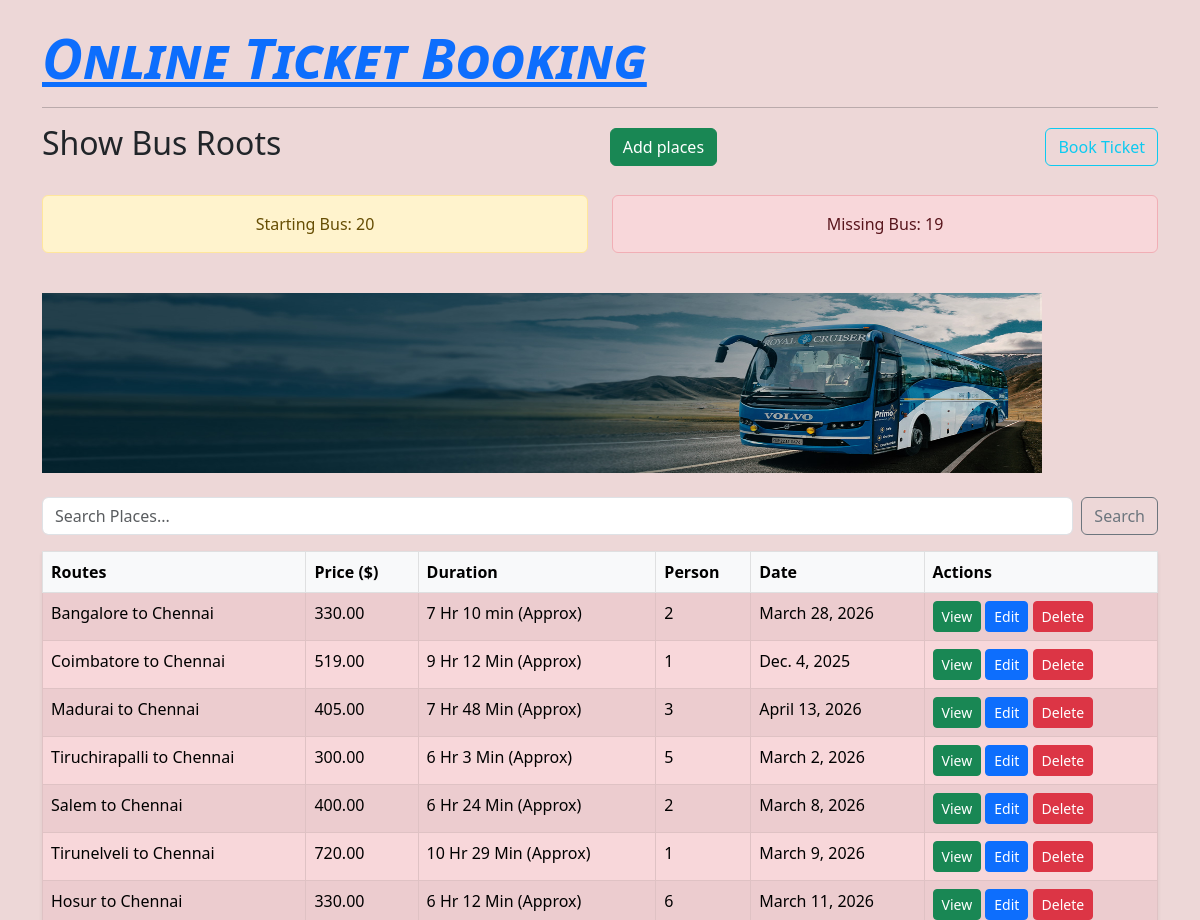
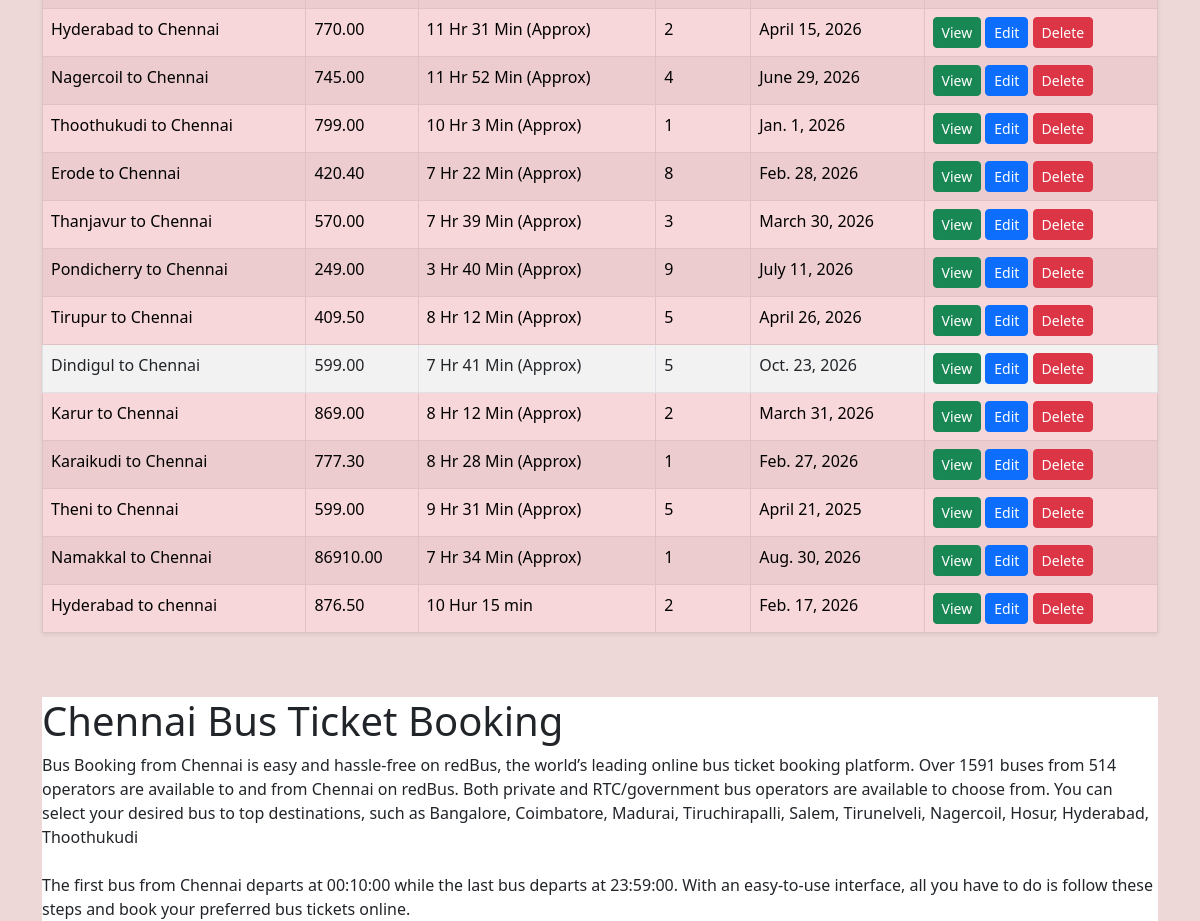
The page / on the database its author committed (2 pictures, top to bottom).
### ticket/models.py (models this page shows, shortened)
class Bus(models.Model):
    routes = models.CharField(max_length=100)
    description = models.TextField()
    price = models.DecimalField(max_digits=8, decimal_places=2)
    durations = models.CharField(max_length=100)
    person = models.IntegerField(null=True,blank=True)
    date = models.DateField()

### ticket/views.py (the view)
# urls.py: 2. Add a URL to urlpatterns:  path('', views.home, name='home')
def home(request):
    query = request.GET.get('q')
    buss = Bus.objects.all()
    if query:
        buss = buss.filter(routes__icontains=query)
    stats = {
        'total' : buss.count(),
        'expired' : buss.filter(date__lt=date.today()).count(),
        'available' : buss.filter(durations__gt=0).count(),
        'person' : buss.count(),
    }
    return render(request, 'home.html',{
        'buss' : buss,
        'stats' : stats,
        'today' : date.today()      # for highlighting missing bus roots
    })

### ticket/templates/home.html
{% extends 'base.html' %} {% load static %} {% block content %}
<div class="d-flex justify-content-between align-items-center mb-4">
  <h2>Show Bus Roots</h2>
  <a href="{% url 'add-place' %}" class="btn btn-success"> Add places</a>
  <button id="ticketBtn" class="btn btn-outline-info">Book Ticket</button>
</div>
<div class="row text-center mb-4">
  <div class="col">
    <div class="alert alert-warning">Starting Bus: {{ stats.total }}</div>
  </div>
  <div class="col">
    <div class="alert alert-danger">Missing Bus: {{ stats.expired }}</div>
  </div>
</div>
<img
  src="{% static 'royal.jpg' %}"
  alt="Bus Image "
  width="1000px"
  height="180px"
/>
<br />
<br />
<form method="GET" class="d-flex mb-3" id="searchForm">
  <input
    name="q"
    class="form-control me-2"
    placeholder="Search Places..."
    value="{{ request.GET.q }}"
    id="searchInput"
  />
  <button class="btn btn-outline-secondary" id="searchForm">Search</button>
</form>
<table class="table table-bordered table-striped shadow-sm" id="busTable">
  <thead class="table-light">
    <tr>
      <th>Routes</th>
      <th>Price ($)</th>
      <th>Duration</th>
      <th>Person</th>
      <th>Date</th>
      <th>Actions</th>
    </tr>
  </thead>
  <tbody>
    {% for ticket in buss %}
    <tr
      class="{% if ticket.date < today %}table-danger{% elif ticket.person == 0 %}table-warning{% endif %}"
    >
      <td>{{ ticket.routes }}</td>
      <td>{{ ticket.price }}</td>
      <td>{{ ticket.durations }}</td>
      <td>{{ ticket.person }}</td>
      <td>{{ ticket.date }}</td>
      <td>
        <a
          href="{% url 'tic-detail' ticket.id %}"
          class="btn btn-success btn-sm"
          data-bs-toggle="tooltip"
          data-bs-placement="top"
          title="View Details"
          >View</a
        >
        <a
          href="{% url 'edit-bus' ticket.id %}"
          class="btn btn-primary btn-sm"
          data-bs-toggle="tooltip"
          data-bs-placement="top"
          title="Edit Bus"
          >Edit</a
        >
        <a
          href="{% url 'delete-bus' ticket.id %}"
          class="btn btn-danger btn-sm"
          data-bs-toggle="tooltip"
          data-bs-placement="top"
          title="Delete Bus"
          >Delete</a
        >
      </td>
    </tr>
    {% empty %}
    <tr>
      <td colspan="5" class="text-center">No bus are available.</td>
    </tr>
    {% endfor %}
  </tbody>
</table>
<br />
<br />
<div class="book">
  <h1>Chennai Bus Ticket Booking</h1>
  <p class="para">
    Bus Booking from Chennai is easy and hassle-free on redBus, the world’s
    leading online bus ticket booking platform. Over 1591 buses from 514
    operators are available to and from Chennai on redBus. Both private and
    RTC/government bus operators are available to choose from. You can select
    your desired bus to top destinations, such as Bangalore, Coimbatore,
    Madurai, Tiruchirapalli, Salem, Tirunelveli, Nagercoil, Hosur, Hyderabad,
    Thoothukudi <br />
    <br />
    The first bus from Chennai departs at 00:10:00 while the last bus departs at
    23:59:00. With an easy-to-use interface, all you have to do is follow these
    steps and book your preferred bus tickets online.
  </p>
</div>
{% endblock %}

### ticket/templates/base.html (shortened to what this page needs)
{% load static %}
<!doctype html>
<html lang="en">
  <head>
    <link
      href="https://cdn.jsdelivr.net/npm/bootstrap@5.3.0/dist/css/bootstrap.min.css"
      rel="stylesheet"
    />
    <link rel="stylesheet" href="{% static 'style.css' %}" />
  </head>
  <body>
    <div class="container mt-4">
      <h1 class="online">
        <a href="{% url 'home'  %}"> Online Ticket Booking </a>
      </h1>
      <hr />
      {% block content %}{% endblock %}
    </div>
  </body>
</html>

### ticket/static/style.css (style rules this page uses)
body { height: 100vh; width: 100%; box-sizing: border-box; background: rgb(237, 215, 215); }
.online { font-size: 3.5rem; font-weight: 600; font-style: oblique; font-display: block; font-variant: small-caps; font-size-adjust: none; }
.book { background: #ffffff; }
.para { font-size: medium; font-weight: 400; }

### rows shown on the page
Bus: routes "Bangalore to Chennai", price "330.00", durations "7 Hr 10 min (Approx)", person "2", date "March 28, 2026"
Bus: routes "Coimbatore to Chennai", price "519.00", durations "9 Hr 12 Min (Approx)", person "1", date "Dec. 4, 2025"
Bus: routes "Madurai to Chennai", price "405.00", durations "7 Hr 48 Min (Approx)", person "3", date "April 13, 2026"
Bus: routes "Tiruchirapalli to Chennai", price "300.00", durations "6 Hr 3 Min (Approx)", person "5", date "March 2, 2026"
Bus: routes "Salem to Chennai", price "400.00", durations "6 Hr 24 Min (Approx)", person "2", date "March 8, 2026"
Bus: routes "Tirunelveli to Chennai", price "720.00", durations "10 Hr 29 Min (Approx)", person "1", date "March 9, 2026"
Bus: routes "Hosur to Chennai", price "330.00", durations "6 Hr 12 Min (Approx)", person "6", date "March 11, 2026"
Bus: routes "Hyderabad to Chennai", price "770.00", durations "11 Hr 31 Min (Approx)", person "2", date "April 15, 2026"
Bus: routes "Nagercoil to Chennai", price "745.00", durations "11 Hr 52 Min (Approx)", person "4", date "June 29, 2026"
Bus: routes "Thoothukudi to Chennai", price "799.00", durations "10 Hr 3 Min (Approx)", person "1", date "Jan. 1, 2026"
Bus: routes "Erode to Chennai", price "420.40", durations "7 Hr 22 Min (Approx)", person "8", date "Feb. 28, 2026"
Bus: routes "Thanjavur to Chennai", price "570.00", durations "7 Hr 39 Min (Approx)", person "3", date "March 30, 2026"
Bus: routes "Pondicherry to Chennai", price "249.00", durations "3 Hr 40 Min (Approx)", person "9", date "July 11, 2026"
Bus: routes "Tirupur to Chennai", price "409.50", durations "8 Hr 12 Min (Approx)", person "5", date "April 26, 2026"
Bus: routes "Dindigul to Chennai", price "599.00", durations "7 Hr 41 Min (Approx)", person "5", date "Oct. 23, 2026"
Bus: routes "Karur to Chennai", price "869.00", durations "8 Hr 12 Min (Approx)", person "2", date "March 31, 2026"
Bus: routes "Karaikudi to Chennai", price "777.30", durations "8 Hr 28 Min (Approx)", person "1", date "Feb. 27, 2026"
Bus: routes "Theni to Chennai", price "599.00", durations "9 Hr 31 Min (Approx)", person "5", date "April 21, 2025"
Bus: routes "Namakkal to Chennai", price "86910.00", durations "7 Hr 34 Min (Approx)", person "1", date "Aug. 30, 2026"
Bus: routes "Hyderabad to chennai", price "876.50", durations "10 Hur 15 min", person "2", date "Feb. 17, 2026"

### other values the page prints
{{ stats.total }} "20"
{{ stats.expired }} "19"
